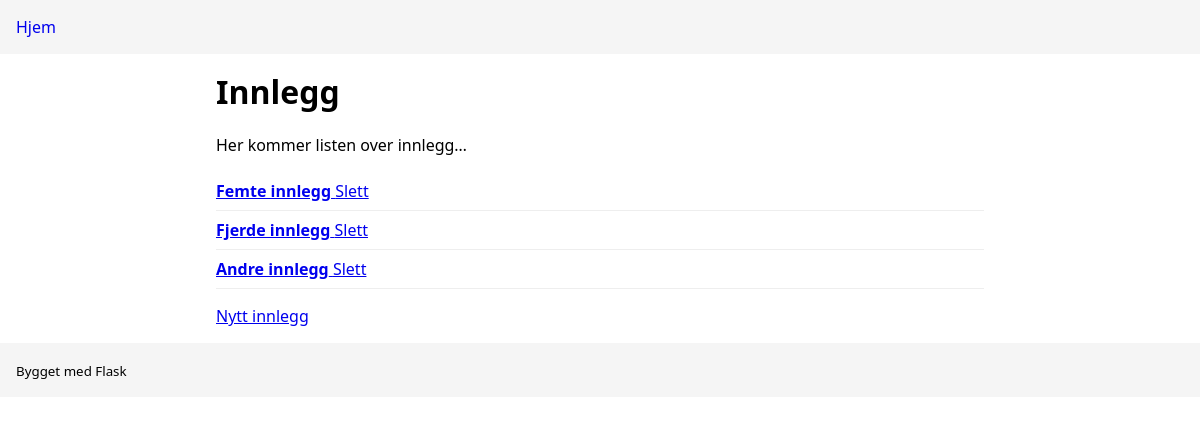
Before: / with the older database file.
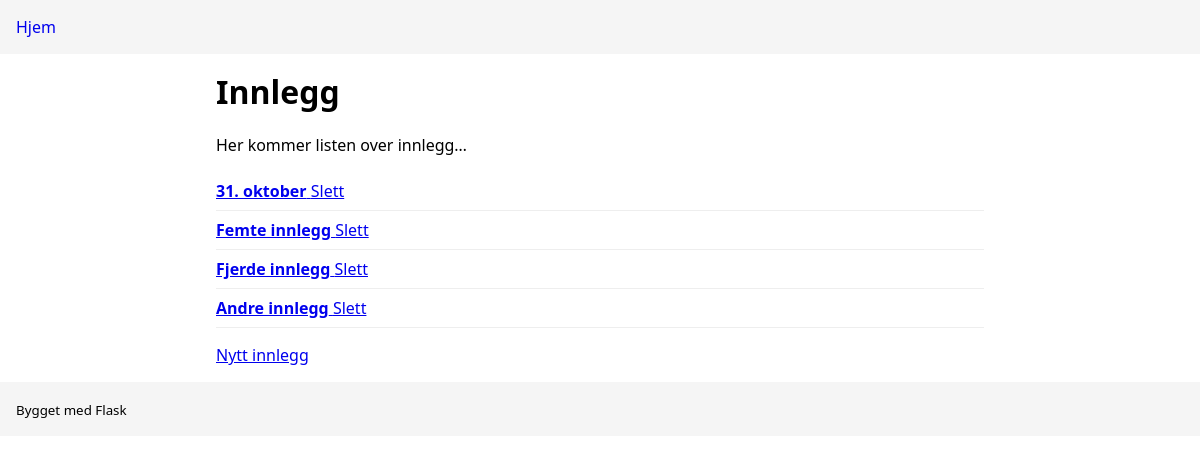
After: the same page with the newer database file.
### tables this page shows
CREATE TABLE posts (
    id INTEGER PRIMARY KEY AUTOINCREMENT,
    title TEXT NOT NULL,
    content TEXT NOT NULL);

### starter/app.py (the view)
@app.route("/")
def hello():
    posts = fetch_all_posts()
    return render_template('index.html', posts=posts)

### starter/app.py (called while the page is built)
def fetch_all_posts():
    with sqlite3.connect(DB_PATH) as con:
        con.row_factory = sqlite3.Row
        rows = con.execute(
            "SELECT id, title, content FROM posts ORDER BY id DESC;"
        ).fetchall()
    return [[r["id"], r["title"], r["content"]] for r in rows]

### starter/templates/index.html
{% extends "base.html" %}
{% block content %}
  <h1>Innlegg</h1>
  <p>Her kommer listen over innlegg…</p>
  <ul class="posts">
    {% for post in posts %}
      <li>
        <a href="{{ url_for('post_detail', post_id=post[0]) }}"><strong>{{ post[1] }}</strong>
        <a href="{{ url_for('slett_innlegg', post_id=post[0])  }}">Slett</a>
        </a>
      </li>
    {% endfor %}
  </ul>
  <a href="{{  url_for('legge_til_innlegg')  }}">Nytt innlegg</a>
{% endblock %}

Changed rows visible on the page:
added posts: title "31. oktober"
